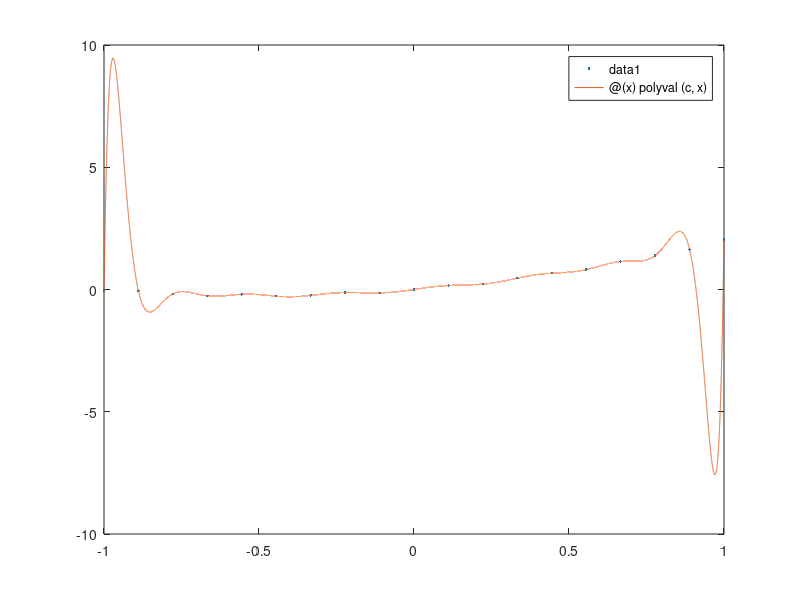

The MATLAB script that drew this image:
%%
% Here are some points that we could consider to be observations of an
% unknown function on $[-1,1]$.
n = 5;
t = linspace(-1,1,n+1)';  y = t.^2 + t + 0.05*sin(20*t);
plot(t,y,'.')

%%
% The polynomial interpolant, as computed using |polyfit|, looks very
% sensible. It's the kind of function you'd take home to meet your parents. 
c = polyfit(t,y,n);     % polynomial coefficients
p = @(x) polyval(c,x);
hold on, fplot(p,[-1 1])

%%
% But now consider a different set of points generated in almost exactly
% the same way.
n = 18;
t = linspace(-1,1,n+1)';  y = t.^2 + t + 0.05*sin(20*t);
clf, plot(t,y,'.')
 
%%
% The points themselves are unremarkable. But take a look at what happens
% to the polynomial interpolant.
c = polyfit(t,y,n);     % polynomial coefficients
p = @(x) polyval(c,x);
hold on, fplot(p,[-1 1])

%%
% Surely there must be functions that are more intuitively representative
% of those points!